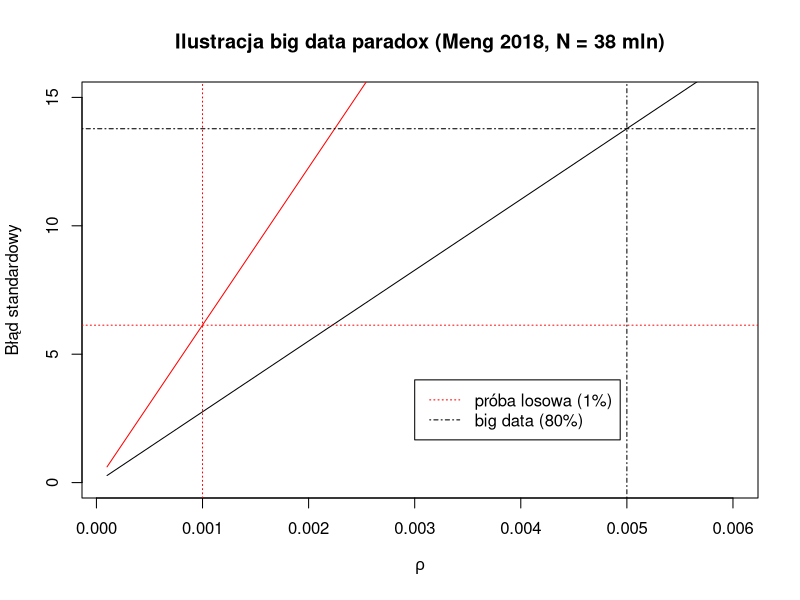

Source code (R):
## ---- chunk 1
N <- 38e6
f_share <- 0.8
bias <- function(x, n_size=N*f_share, D0=(1-f_share)/f_share) sqrt(n_size)*sqrt(D0*x^2 /(1-D0*x^2))
curve(
  expr = bias,
  from = 0.0001,
  to = 0.006,
  ylab = "Błąd standardowy",
  xlab = expression(rho),
  ylim = c(0, 15),
  main = "Ilustracja big data paradox (Meng 2018, N = 38 mln)"
)

f_share <- 0.01
bias <- function(x, n_size=N*f_share, D0=(1-f_share)/f_share) sqrt(n_size)*sqrt(D0*x^2 /(1-D0*x^2))
curve(
  expr = bias,
  from = 0.0001,
  to = 0.006,
  add = T,
  col = "red"
)
abline(v = 0.001, h = 6.13, lty = 3, col = "red")
abline(v = 0.005, h = 13.78, lty = 4, col = "black")
legend(x = 0.003, y = 4, legend = c("próba losowa (1%)", "big data (80%)"), lty = 3:4, col = c("red", "black"))
